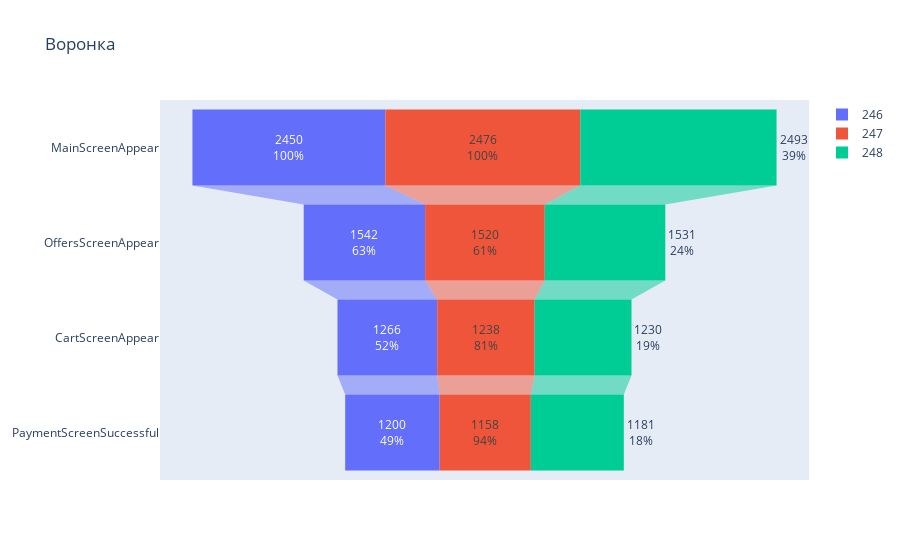

The cell this chart's notebook holds for it:
### Code cell
from plotly import graph_objects as go

fig = go.Figure()

fig.add_trace(go.Funnel(
    name = '246',
    y = ["MainScreenAppear", "OffersScreenAppear", "CartScreenAppear", "PaymentScreenSuccessful"],
    x = [exp_group.iloc[0]['MainScreenAppear'],exp_group.iloc[0]['OffersScreenAppear'],exp_group.iloc[0]['CartScreenAppear'],exp_group.iloc[0]['PaymentScreenSuccessful']],
    textinfo = "value+percent initial"))

fig.add_trace(go.Funnel(
    name = '247',
    orientation = "h",
    y = ["MainScreenAppear", "OffersScreenAppear", "CartScreenAppear", "PaymentScreenSuccessful"],
    x = [exp_group.iloc[1]['MainScreenAppear'],exp_group.iloc[1]['OffersScreenAppear'],exp_group.iloc[1]['CartScreenAppear'],exp_group.iloc[1]['PaymentScreenSuccessful']],
    textposition = "inside",
    textinfo = "value+percent previous"))

fig.add_trace(go.Funnel(
    name = '248',
    orientation = "h",
    y = ["MainScreenAppear", "OffersScreenAppear", "CartScreenAppear", "PaymentScreenSuccessful"],
    x = [exp_group.iloc[2]['MainScreenAppear'],exp_group.iloc[2]['OffersScreenAppear'],exp_group.iloc[2]['CartScreenAppear'],exp_group.iloc[2]['PaymentScreenSuccessful']],
    textposition = "outside",
    textinfo = "value+percent total"))
# Код ревьюера
fig.update_layout(title='Воронка')

### Figure 1 — Plotly figure (JSON) as saved in the notebook; plotly's stock layout.template omitted (floating-point values rounded to 4 significant figures)
{"data": [{"name": "246", "textinfo": "value+percent initial", "type": "funnel", "x": [2450, 1542, 1266, 1200], "y": ["MainScreenAppear", "OffersScreenAppear", "CartScreenAppear", "PaymentScreenSuccessful"]}, {"name": "247", "orientation": "h", "textinfo": "value+percent previous", "textposition": "inside", "type": "funnel", "x": [2476, 1520, 1238, 1158], "y": ["MainScreenAppear", "OffersScreenAppear", "CartScreenAppear", "PaymentScreenSuccessful"]}, {"name": "248", "orientation": "h", "textinfo": "value+percent total", "textposition": "outside", "type": "funnel", "x": [2493, 1531, 1230, 1181], "y": ["MainScreenAppear", "OffersScreenAppear", "CartScreenAppear", "PaymentScreenSuccessful"]}], "layout": {"title": {"text": "Воронка"}}}
